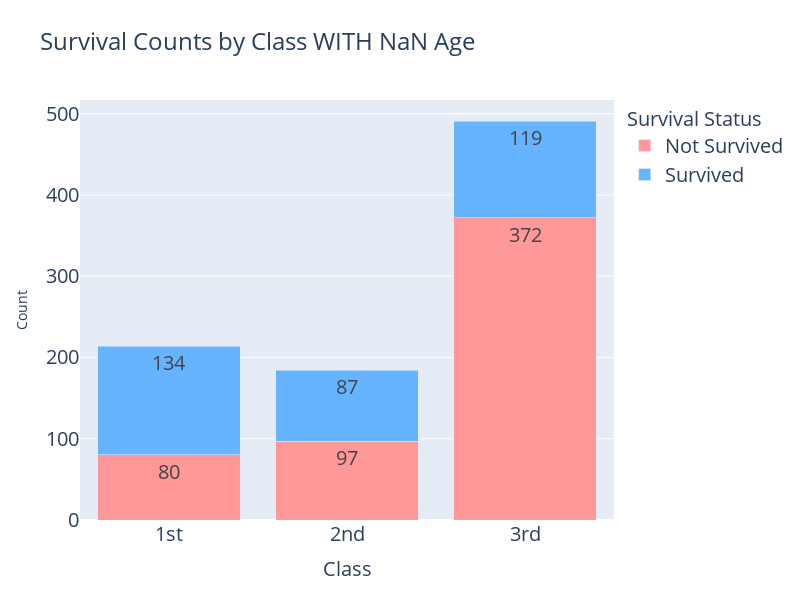

The cell this chart's notebook holds for it:
### Code cell
# Calculate the survival count by class
#WITH NAN AGE
class_survival_counts = train_titanic_dropped.groupby(['Pclass', 'Survived']).size().unstack().fillna(0)
class_survival_counts.columns = ['Not Survived', 'Survived']
class_survival_counts = class_survival_counts.reset_index()

# Plotting with Plotly
fig = px.bar(class_survival_counts,
             x = 'Pclass',
             y = ['Not Survived', 'Survived'],
             title = 'Survival Counts by Class WITH NaN Age',
             labels = {'Pclass': 'Class', 'value': 'Count'},
             color_discrete_map = {'Not Survived': '#FF9999', 'Survived': '#66B3FF'},  # Softer colors
             text_auto = True,  # Add text labels on bars
             barmode = 'stack'  # Stack bars for 'Not Survived' and 'Survived'
             )

# Customize layout
fig.update_layout(
    title = {
        'text': 'Survival Counts by Class WITH NaN Age',
        'font': {'size': 24},  # Title font size
    },
    xaxis_title = {
        'text': 'Class',
        'font': {'size': 20},  # X-axis title font size
    },
    yaxis_title = {
        'text': 'Count',
        'font': {'size': 20},  # Y-axis title font size
    },
    xaxis = dict(
        tickvals = [1, 2, 3],
        ticktext = ['1st', '2nd', '3rd'],  # Custom labels for x-axis
        tickfont = {'size': 20}  # X-axis tick font size
    ),
    yaxis = dict(
        title = 'Count',  # Y-axis title
        tickfont = {'size': 20}  # Y-axis tick font size
    ),
    legend_title = {
        'text': 'Survival Status',
        'font': {'size': 20}  # Legend title font size
    },
    legend = dict(
        font = {'size': 20}  # Legend font size
    ),
    width = 800,  # Set the width of the plot
    height = 600  # Set the height of the plot
)

# Update text label font size
fig.update_traces(
    textfont = dict(size = 20)  # Font size for text labels inside bars
)

# Show plot
fig.show()

### Figure 1 — Plotly figure (JSON) as saved in the notebook; plotly's stock layout.template omitted (floating-point values rounded to 4 significant figures)
{"data": [{"alignmentgroup": "True", "hovertemplate": "variable=Not Survived<br>Class=%{x}<br>Count=%{y}<extra></extra>", "legendgroup": "Not Survived", "marker": {"color": "#FF9999", "pattern": {"shape": ""}}, "name": "Not Survived", "offsetgroup": "Not Survived", "orientation": "v", "showlegend": true, "textfont": {"size": 20}, "textposition": "auto", "texttemplate": "%{y}", "type": "bar", "x": [1, 2, 3], "xaxis": "x", "y": [80, 97, 372], "yaxis": "y"}, {"alignmentgroup": "True", "hovertemplate": "variable=Survived<br>Class=%{x}<br>Count=%{y}<extra></extra>", "legendgroup": "Survived", "marker": {"color": "#66B3FF", "pattern": {"shape": ""}}, "name": "Survived", "offsetgroup": "Survived", "orientation": "v", "showlegend": true, "textfont": {"size": 20}, "textposition": "auto", "texttemplate": "%{y}", "type": "bar", "x": [1, 2, 3], "xaxis": "x", "y": [134, 87, 119], "yaxis": "y"}], "layout": {"barmode": "stack", "height": 600, "legend": {"font": {"size": 20}, "title": {"font": {"size": 20}, "text": "Survival Status"}, "tracegroupgap": 0}, "title": {"font": {"size": 24}, "text": "Survival Counts by Class WITH NaN Age"}, "width": 800, "xaxis": {"anchor": "y", "domain": [0, 1], "tickfont": {"size": 20}, "ticktext": ["1st", "2nd", "3rd"], "tickvals": [1, 2, 3], "title": {"font": {"size": 20}, "text": "Class"}}, "yaxis": {"anchor": "x", "domain": [0, 1], "tickfont": {"size": 20}, "title": {"text": "Count"}}}}
